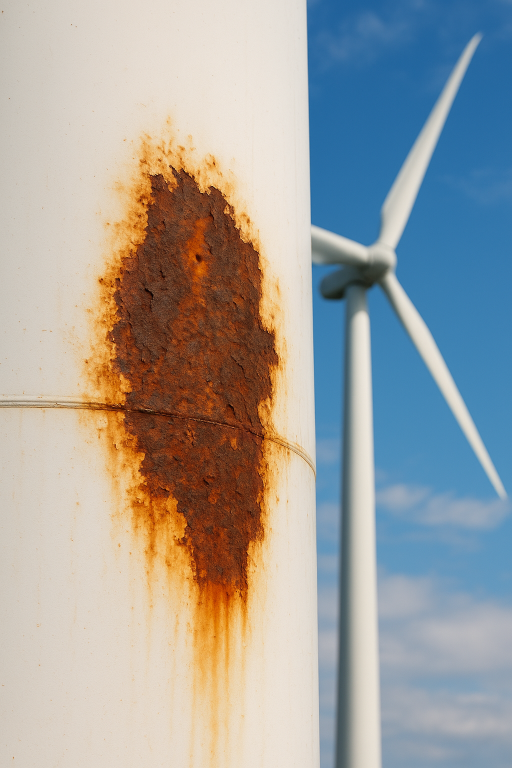
#> input picture Vision/Corrosion2.png, 1024 x 1536 px, found by its file name (shown at 1/2 size)
$ python VisionPipeline.py
#> lines starting #> are read from the running program, lines starting #| are printed output that depends on the picture; after the words box and inside, x2 and y2 are one past the last pixel; in counts of white or black regions, pixels touching at a corner belong together
#> in main, original is the input picture: shape (1536, 1024, 3); mean B, G, R 158.2, 161.6, 162.3
### Vision/contour_io.py
"""
Contour Input/Output Module
Handles saving and loading of contour boundary data in CSV format.
"""
import numpy as np
import csv


def save_contour_data(hull, expanded_hull, centroid, image_shape, filename="contour_data.csv"):
    """Save contour boundary data to a CSV file compatible with RoboDK."""
    with open(filename, 'w', newline='') as f:
        writer = csv.writer(f)

        # Write header
        writer.writerow(['X', 'Y', 'Point_Index'])

        # Write only expanded hull points
        for i, point in enumerate(expanded_hull):
            writer.writerow([point[0][0], point[0][1], i+1])

    print(f"Contour data saved to {filename}")
    print(f"  - Expanded hull: {len(expanded_hull)} points")


def load_contour_data(filename="contour_data.csv"):
    """Load contour boundary data from a CSV file."""
    expanded_hull = []

    with open(filename, 'r') as f:
        reader = csv.DictReader(f)

        for row in reader:
            x = int(row['X'])
            y = int(row['Y'])
            expanded_hull.append([[x, y]])

    # Convert to numpy array
    expanded_hull = np.array(expanded_hull, dtype=np.int32)

    print(f"Contour data loaded from {filename}")
    print(f"  - Expanded hull: {len(expanded_hull)} points")
    return expanded_hull

### Vision/VisionPipeline.py
"""
Rust/Corrosion Detection Pipeline
Uses computer vision to detect and highlight rust areas in images.
"""
import cv2
import numpy as np
import os
from contour_io import save_contour_data, load_contour_data


# Configuration
IMAGE_PATH = "Vision/Corrosion2.png"
OUTPUT_PATH = r"Vision/contour_data.csv"  # Full path including filename
EXPANSION_PIXELS = 20  # How much to expand the boundary outward
MIN_RUST_AREA = 50     # Minimum pixel area to consider as rust


def show_image(window_name, image, wait=True):
    """Display an image in a window."""
    cv2.imshow(window_name, image)
    if wait:
        cv2.waitKey(0)

def enhance_red_channel(image):
    """Emphasize red areas in the image (rust is reddish-brown)."""
    blue = image[:, :, 0].astype(float)
    green = image[:, :, 1].astype(float)
    red = image[:, :, 2].astype(float)
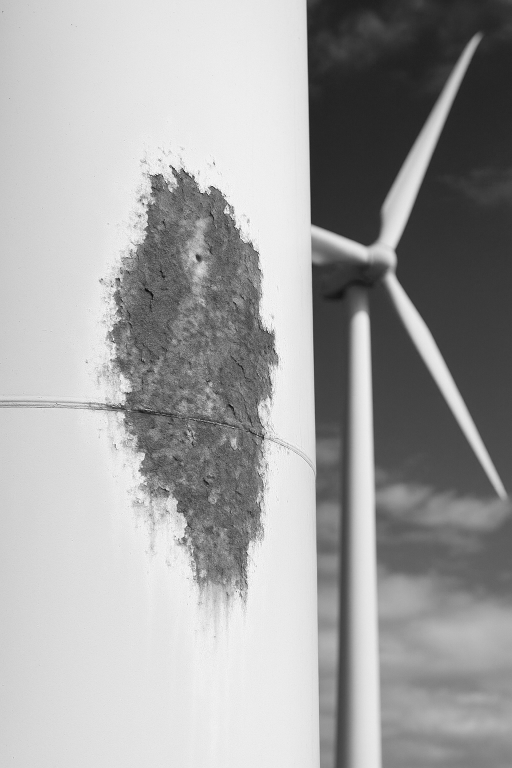
#> red: shape (1536, 1024) float64 (shown at 1/2 size); min 0, max 255, mean 162.3
    red_emphasis = np.clip(red - 0.5 * green - 0.5 * blue, 0, 255).astype(np.uint8)
    return red_emphasis


def preprocess_image(red_emphasis):
    """Enhance contrast and remove noise."""
    # Improve contrast
    clahe = cv2.createCLAHE(clipLimit=3.0, tileGridSize=(8, 8))
    equalized = clahe.apply(red_emphasis)
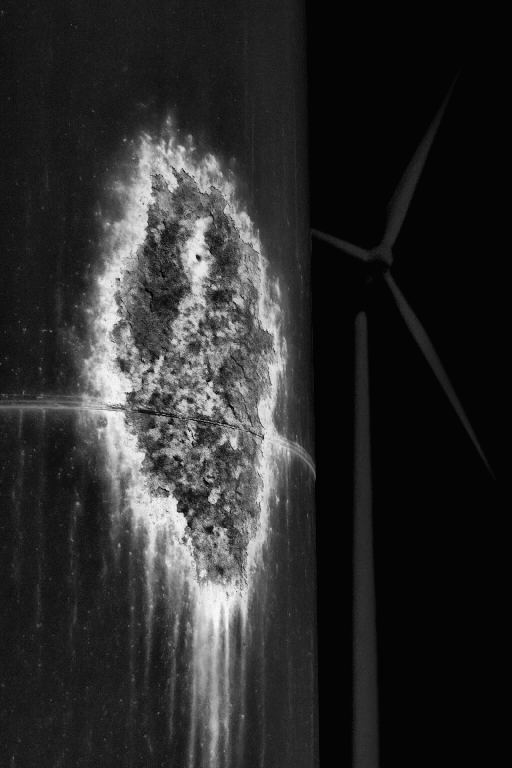
#> equalized: shape (1536, 1024) (shown at 1/2 size); min 0, max 252, mean 43.7

    # Smooth while preserving edges
    smoothed = cv2.bilateralFilter(equalized, 9, 75, 75)
    return equalized, smoothed


def segment_rust(smoothed):
    """Create binary mask of rust regions."""
    # Convert to black and white
    binary_mask = cv2.adaptiveThreshold(smoothed, 255, cv2.ADAPTIVE_THRESH_GAUSSIAN_C,
                                        cv2.THRESH_BINARY, 15, -8)
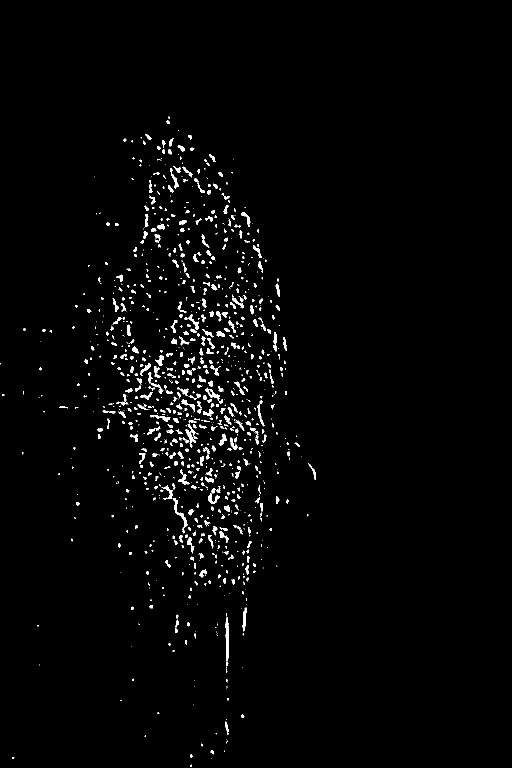
#> binary_mask: shape (1536, 1024) (shown at 1/2 size); 1.9% white; 1057 white regions (603 under 20 px), largest, box (x1, y1, x2, y2) and area: (451, 1235, 458, 1333) 454, (345, 996, 375, 1067) 369, (370, 848, 392, 895) 338

    # Clean up: remove noise and fill gaps
    kernel_small = cv2.getStructuringElement(cv2.MORPH_ELLIPSE, (3, 3))
    kernel_large = cv2.getStructuringElement(cv2.MORPH_ELLIPSE, (9, 9))
    opened = cv2.morphologyEx(binary_mask, cv2.MORPH_OPEN, kernel_small, iterations=2)
#> opened: shape (1536, 1024); 1.1% white; 450 white regions (118 under 20 px), largest, box (x1, y1, x2, y2) and area: (451, 1263, 458, 1319) 262, (416, 991, 440, 1008) 186, (352, 1024, 375, 1053) 178
    closed = cv2.morphologyEx(opened, cv2.MORPH_CLOSE, kernel_large, iterations=4)
#> closed: shape (1536, 1024); 5.7% white; 55 white regions (11 under 20 px), largest, box (x1, y1, x2, y2) and area: (212, 549, 573, 1161) 72010, (280, 394, 442, 616) 7710, (327, 335, 439, 389) 2303

    # Remove small blobs
    num_labels, labels, stats, _ = cv2.connectedComponentsWithStats(closed, connectivity=8)
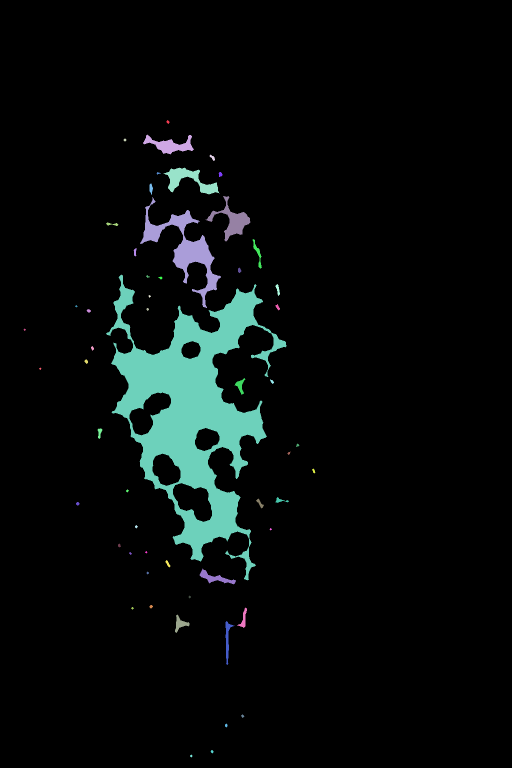
#> labels: shape (1536, 1024) int32 (shown at 1/2 size); 56 distinct labels, from 0 to 55; one colour per label, 0 black
#> num_labels = 56; stats = 56 rows, first 6: [0, 0, 1024, 1536, 1482597], [333, 240, 6, 8, 30], [286, 269, 102, 40, 1700], [247, 277, 6, 6, 24], [419, 309, 11, 13, 65], [327, 335, 112, 54, 2303]
    cleaned = np.zeros_like(closed)
    for i in range(1, num_labels):
        if stats[i, cv2.CC_STAT_AREA] >= MIN_RUST_AREA:
            cleaned[labels == i] = 255
#> cleaned: shape (1536, 1024); 5.7% white; 23 white regions
#> in main, `overlay[cleaned == 255] = [0, 0, 255]`: overlay: shape (1536, 1024, 3); 5.69% of pixels changed, all inside (x1, y1, x2, y2) = (195, 269, 578, 1330)

    return binary_mask, opened, closed, cleaned


def find_boundaries(mask, expansion_pixels):
    """Find tight and expanded boundaries around detected rust."""
#> called with expansion_pixels = 20
    # Find all rust contours and combine them
    contours, _ = cv2.findContours(mask, cv2.RETR_EXTERNAL, cv2.CHAIN_APPROX_SIMPLE)
#> contours = 23 contours; largest, box (x1, y1, x2, y2) and area: (212, 549, 573, 1161) 83100, (280, 394, 442, 616) 7225, (327, 335, 439, 389) 2143, (411, 392, 501, 483) 2090, (286, 269, 388, 309) 1572
    all_points = np.vstack(contours)
#> all_points = contour of 3915 points, box (x1, y1, x2, y2) (195, 269, 578, 1330), area 132538
    hull = cv2.convexHull(all_points)
#> hull = contour of 21 points, box (x1, y1, x2, y2) (195, 269, 578, 1330), area 297791

    # Calculate centroid
    M = cv2.moments(hull)
#> M = moments, m00 297791, centre m10/m00, m01/m00 = (388.1, 774.9)
    cx = int(M["m10"] / M["m00"]) if M["m00"] != 0 else hull[0][0][0]
#> cx = 388
    cy = int(M["m01"] / M["m00"]) if M["m00"] != 0 else hull[0][0][1]
#> cy = 774

    # Expand boundary outward from center
    expanded_hull = []
    for point in hull:
        px, py = point[0]
        dx, dy = px - cx, py - cy
        distance = np.sqrt(dx**2 + dy**2)
        if distance > 0:
            dx = dx / distance * expansion_pixels
            dy = dy / distance * expansion_pixels
            expanded_hull.append([[int(px + dx), int(py + dy)]])
#> this loop made 21 passes
#> (px, py, dx, dy, distance) on passes 1 to 12: (577, 1002, 12.76, 15.4, 296.2), (490, 1252, 4.17, 19.56, 488.8), (456, 1327, 2.44, 19.85, 557.2), (454, 1329, 2.36, 19.86, 558.9), (352, 1265, -1.46, 19.95, 492.3), (350, 1263, -1.55, 19.94, 490.5), (196, 875, -17.7, 9.31, 216.9), (195, 860, -18.27, 8.14, 211.3), (195, 859, -18.3, 8.06, 210.9), (212, 447, -9.48, -17.61, 371.4), (292, 271, -3.75, -19.65, 512.1), (294, 269, -3.66, -19.66, 513.7)
#> after the loop, expanded_hull = 21 items

    expanded_hull = np.array(expanded_hull, dtype=np.int32)
#> expanded_hull = contour of 21 points, box (x1, y1, x2, y2) (176, 249, 591, 1349), area 333850
    return hull, expanded_hull, (cx, cy)


def create_grid_visualization(steps, target_height=300):
    """Create a grid layout of processing steps."""
    resized = []
    for img in steps:
        aspect_ratio = img.shape[1] / img.shape[0]
        target_width = int(target_height * aspect_ratio)
        resized.append(cv2.resize(img, (target_width, target_height)))

    # Create 2 rows of 5 columns
    row1 = np.hstack(resized[0:5])
    row2 = np.hstack(resized[5:10])
    return np.vstack([row1, row2])


def main():
    # Load image
    if not os.path.exists(IMAGE_PATH):
        print(f"Error: Image not found at {IMAGE_PATH}")
        return

    original = cv2.imread(IMAGE_PATH)
    if original is None:
        print("Error: Failed to load image.")
        return

    show_image("1. Original Image", original, wait=False)

    # Step 1: Emphasize red channel
    red_emphasis = enhance_red_channel(original)
    show_image("2. Red Channel Emphasis", red_emphasis, wait=False)

    # Step 2: Enhance contrast and denoise
    equalized, smoothed = preprocess_image(red_emphasis)
    show_image("3. Contrast Enhancement", equalized, wait=False)
    show_image("4. Smoothing and Denoising", smoothed, wait=False)

    # Step 3: Segment rust regions
    binary_mask, opened, closed, cleaned = segment_rust(smoothed)
    show_image("5. Binary Mask", binary_mask, wait=False)
    show_image("6. Noise Removal", opened, wait=False)
    show_image("7. Gap Filling", closed, wait=False)
    show_image("8. Small Blob Removal", cleaned, wait=False)

    # Step 4: Create visualization overlay
    overlay = original.copy()
    overlay[cleaned == 255] = [0, 0, 255]
    result = cv2.addWeighted(original, 0.7, overlay, 0.3, 0)
    show_image("9. Rust Detection Overlay", result, wait=False)

    # Step 5: Find and expand boundaries
    hull, expanded_hull, (cx, cy) = find_boundaries(cleaned, EXPANSION_PIXELS)
#> cx = 388; cy = 774
    save_contour_data(hull, expanded_hull, (cx, cy), original.shape, OUTPUT_PATH)
#> the loop in save_contour_data, `for i, point in enumerate(expanded_hull):` made 21 passes
#> point on passes 1 to 12: [[589, 1017]], [[494, 1271]], [[458, 1346]], [[456, 1348]], [[350, 1284]], [[348, 1282]], [[178, 884]], [[176, 868]], [[176, 867]], [[202, 429]], [[288, 251]], [[290, 249]]
#|   - Expanded hull: 21 points

    # Draw boundaries on result
    result_with_contour = result.copy()
    cv2.drawContours(result_with_contour, [hull], 0, (255, 255, 0), 2)
    cv2.drawContours(result_with_contour, [expanded_hull], 0, (0, 255, 0), 3)
    cv2.circle(result_with_contour, (cx, cy), 5, (255, 0, 0), -1)
#> result_with_contour: shape (1536, 1024, 3); mean B, G, R 156.9, 161.1, 161.6
    show_image("10. Final Result with Boundaries", result_with_contour, wait=False)

    # Save the final image
    output_dir = os.path.dirname(OUTPUT_PATH)
    final_result_path = os.path.join(output_dir, "final_result_with_boundaries.jpg")
    cv2.imwrite(final_result_path, result_with_contour)
    print(f"Saved final result to {final_result_path}")

    # Create summary grids
    steps = [
        original,
        cv2.cvtColor(red_emphasis, cv2.COLOR_GRAY2BGR),
        cv2.cvtColor(equalized, cv2.COLOR_GRAY2BGR),
        cv2.cvtColor(smoothed, cv2.COLOR_GRAY2BGR),
        cv2.cvtColor(binary_mask, cv2.COLOR_GRAY2BGR),
        cv2.cvtColor(opened, cv2.COLOR_GRAY2BGR),
        cv2.cvtColor(closed, cv2.COLOR_GRAY2BGR),
        cv2.cvtColor(cleaned, cv2.COLOR_GRAY2BGR),
        result,
        result_with_contour
    ]

    grid_with_contour = create_grid_visualization(steps)
#> the loop in create_grid_visualization, `for img in steps:` made 10 passes
#> after the loop in create_grid_visualization, `for img in steps:`: resized = 10 items
#> in create_grid_visualization, `row1 = np.hstack(resized[0:5])`:
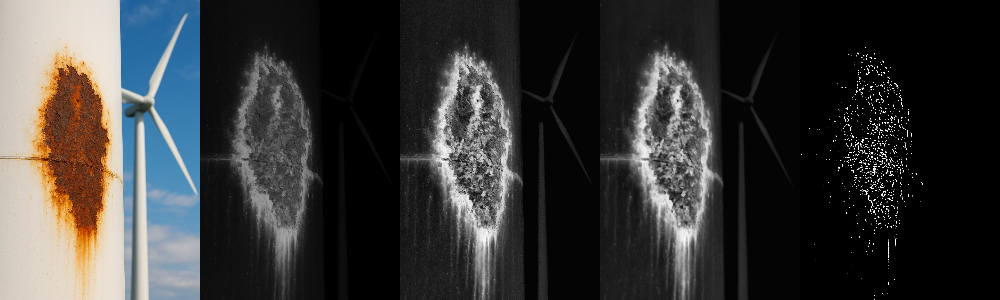
#> row1: shape (300, 1000, 3); mean of channels 0, 1, 2 55, 55.7, 55.9; drawn as B, G, R
    grid_without_contour = create_grid_visualization(steps[:-1] + [np.zeros_like(steps[-1])])
#> call 2 of create_grid_visualization, with target_height = 300
#> the loop in create_grid_visualization (call 2), `for img in steps:` made 10 passes
#> in create_grid_visualization (call 2), `row2 = np.hstack(resized[5:10])`:
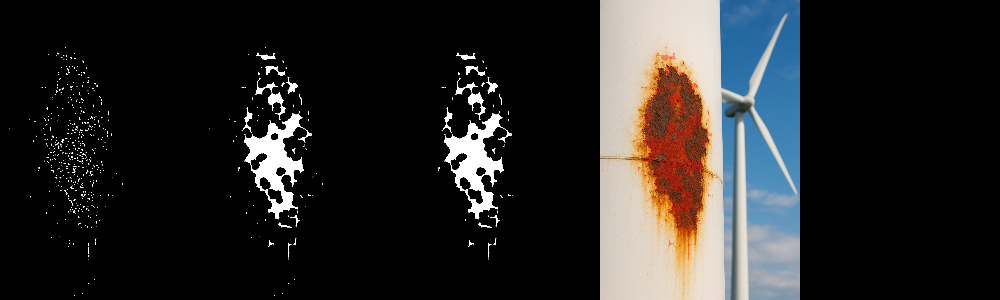
#> row2: shape (300, 1000, 3); mean of channels 0, 1, 2 38, 38.5, 39.3; drawn as B, G, R
#> in create_grid_visualization (call 2), `return np.vstack([row1, row2])`:
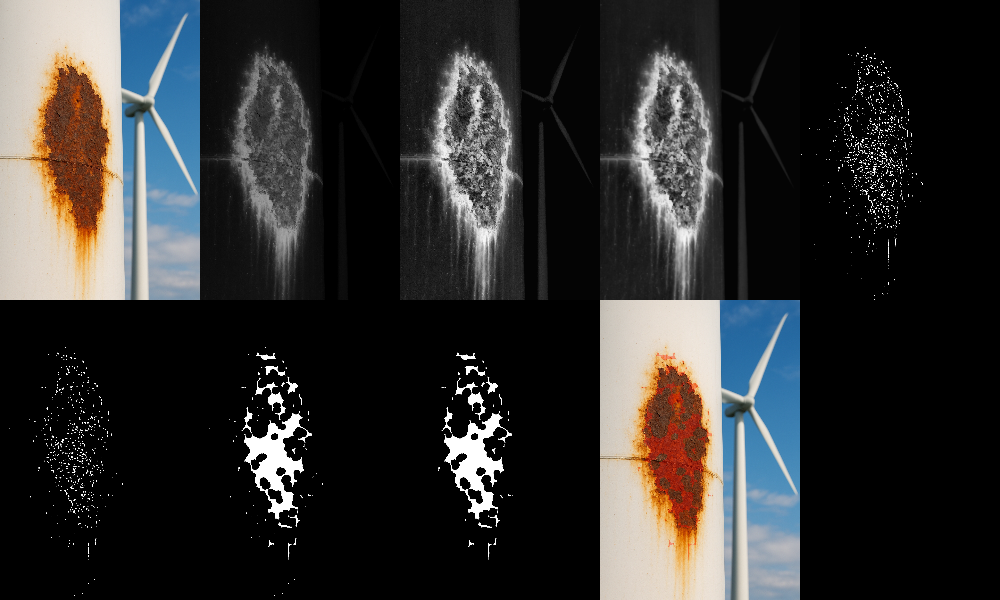
#> returned value: shape (600, 1000, 3); mean of channels 0, 1, 2 46.5, 47.1, 47.6; drawn as B, G, R

    # Save the grid image
    grid_path = os.path.join(output_dir, "processing_steps_grid.jpg")
    cv2.imwrite(grid_path, grid_with_contour)
    print(f"Saved processing steps grid to {grid_path}")

    # Save the grid image without contour
    grid_without_contour_path = os.path.join(output_dir, "processing_steps_grid_without_contour.jpg")
    cv2.imwrite(grid_without_contour_path, grid_without_contour)
    print(f"Saved processing steps grid without contour to {grid_without_contour_path}")

    show_image("All Processing Steps (WITH Contour)", grid_with_contour, wait=False)
    show_image("All Processing Steps (WITHOUT Contour)", grid_without_contour, wait=False)

    print("\nPress any key to close all windows...")
    cv2.waitKey(0)
    cv2.destroyAllWindows()

    # Verify saved data
    print("\n--- Verifying saved data ---")
    loaded_expanded = load_contour_data(OUTPUT_PATH)
    print(f"Loaded expanded hull points: {len(loaded_expanded)}")

if __name__ == "__main__":
    main()
